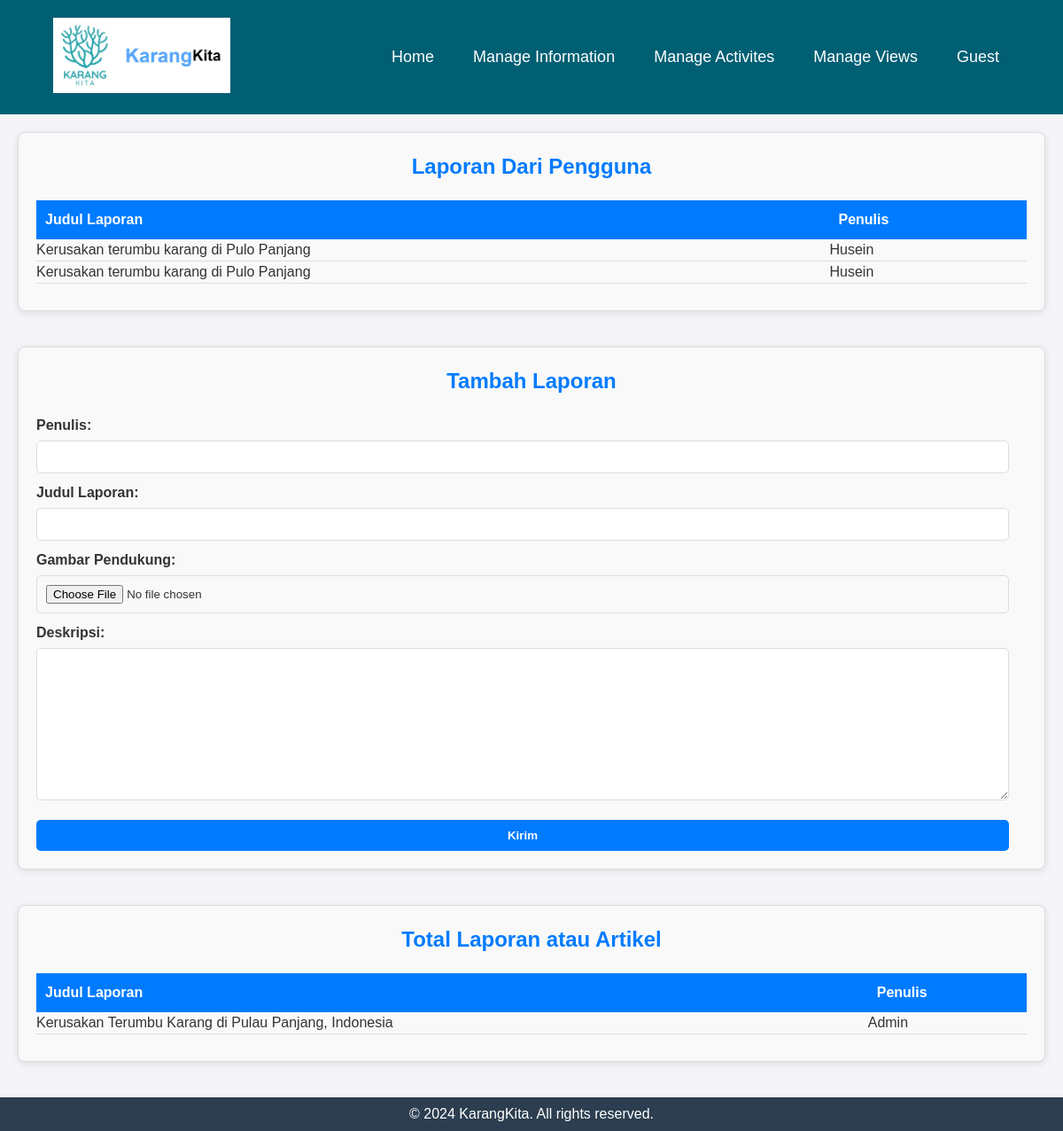
The app's page /admin/main_report.php with its own data.
### tables this page shows
CREATE TABLE `admin_article` (
  `id_adminArticle` int(11) NOT NULL,
  `judulAdmin_article` varchar(200) NOT NULL,
  `penulisAdmin_article` varchar(200) NOT NULL,
  `gambarAdmin_article` varchar(250) NOT NULL,
  `deskAdmin_article` text NOT NULL,
  `createdAdmin_at` timestamp NOT NULL DEFAULT current_timestamp(),
  `status` enum('pending','approved','rejected') DEFAULT 'pending'
);

CREATE TABLE `user_article` (
  `id_userArticle` int(11) NOT NULL,
  `judul_article` varchar(200) NOT NULL,
  `penulis_article` varchar(200) NOT NULL,
  `gambar_article` varchar(250) NOT NULL,
  `desk_article` text NOT NULL,
  `created_at` timestamp NOT NULL DEFAULT current_timestamp()
);

### user/functions.php (called while the page is built)
<?php
$conn = mysqli_connect("localhost", "root", "", "asik");
function query($query) {
    global $conn;
    $result = mysqli_query($conn, $query);
    $rows = [];
    while ($row = mysqli_fetch_assoc($result)) {
        $rows[] = $row;
    }
    return $rows;
}
?>

### admin/main_report.php (the view, shortened to what this page needs)
<?php
require '../user/functions.php';
$admin_article = query("SELECT * FROM admin_article");
$user_article = query("SELECT * FROM user_article");
?>
<!DOCTYPE html>
<html lang="en">
<head>
    <link rel="stylesheet" href="../admin_styling/report.css">
    <link rel="stylesheet" href="https://cdn.ckeditor.com/ckeditor5/43.3.1/ckeditor5.css">
</head>
<body>
    <?php include 'footer_admin.php'; ?>
    <div class="laporan-utama">
        <div class="daftar-laporan">
            <h1 align="middle">Laporan Dari Pengguna</h1>
            <table id="reportTable">
                <thead>
                    <tr>
                        <th>Judul Laporan</th>
                        <th>Penulis</th>
                    </tr>
                </thead>
                <tbody>
                    <?php foreach ($admin_article as $admArt): ?>
                        <tr class="report-row" data-id="<?= $admArt['id_adminArticle'] ?>">
                            <td><?= $admArt['judulAdmin_article'] ?></td>
                            <td><?= $admArt['penulisAdmin_article'] ?></td>
                        </tr>
                    <?php endforeach; ?>
                </tbody>
            </table>
        </div>
        <div class="buat-artikel">
            <h1>Tambah Laporan</h1>
            <form action="" method="post" enctype="multipart/form-data">
                <label for="penulis_article">Penulis:</label>
                <input type="text" name="penulis_article" id="penulis_article">
                <label for="judul_article">Judul Laporan:</label>
                <input type="text" name="judul_article" id="judul_article">
                <label for="gambar_article">Gambar Pendukung:</label>
                <input type="file" name="gambar_article" id="gambar_article">
                <label for="desk_article">Deskripsi:</label>
                <textarea name="desk_article" id="editor" cols="30" rows="10"></textarea>
                <button type="submit" name="kirim_laporan_user">Kirim</button>
            </form>
        </div>
        <div class="daftar-laporan">
            <h1 align="middle">Total Laporan atau Artikel</h1>
            <table>
                <thead>
                    <th>Judul Laporan</th>
                    <th>Penulis</th>
                </thead>
                <tbody>
                    <?php foreach ($user_article as $userArt): ?>
                        <tr class="article-row" data-id="<?= $userArt['id_userArticle']; ?>">
                            <td><?= $userArt['judul_article']; ?></td>
                            <td><?= $userArt['penulis_article']; ?></td>
                        </tr>
                    <?php endforeach; ?>
                </tbody>
            </table>
        </div>
    </div>
    <footer>
        <div class="container-bottom">
            <p>&copy; 2024 KarangKita. All rights reserved.</p>
        </div>
    </footer>
</body>
</html>

### admin_styling/report.css (style rules this page uses)
* { margin: 0; padding: 0; box-sizing: border-box; }
body { font-family: Arial, sans-serif; background-color: #f4f4f9; color: #333; }
.laporan-utama { margin: 20px; font-family: Arial, sans-serif; line-height: 1.5; }
.daftar-laporan, .buat-artikel { margin-bottom: 40px; padding: 20px; border: 1px solid #ddd; border-radius: 8px; box-shadow: 0 2px 8px rgba(0, 0, 0, 0.1); background-color: #f9f9f9; }
.daftar-laporan h1, .buat-artikel h1 { text-align: center; font-size: 24px; color: #007BFF; margin-bottom: 20px; }
table { width: 100%; border-collapse: collapse; margin: 10px 0; }
table thead th { background-color: #007BFF; color: white; padding: 10px; text-align: left; }
table tbody tr { border-bottom: 1px solid #ddd; }
form label { display: block; font-weight: bold; margin-top: 10px; color: #333; }
form input, form textarea, form button { width: calc(100% - 20px); padding: 10px; margin-top: 5px; border: 1px solid #ddd; border-radius: 5px; box-sizing: border-box; }
form button { background-color: #007BFF; color: white; font-weight: bold; border: none; cursor: pointer; margin-top: 15px; }
footer { background-color: #2c3e50; color: white; padding: 10px 0; text-align: center; }
.container-bottom { max-width: 1200px; margin: 0 auto; }

### records on screen
admin_article: judulAdmin_article "Kerusakan terumbu karang di Pulo Panjang", penulisAdmin_article "Husein"
admin_article: judulAdmin_article "Kerusakan terumbu karang di Pulo Panjang", penulisAdmin_article "Husein"
user_article: judul_article "Kerusakan Terumbu Karang di Pulau Panjang, Indonesia", penulis_article "Admin"

### other values on screen
$user_admin "Guest"
